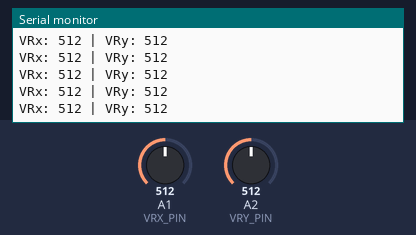
Recording of a sketch running on a simulated Arduino Uno, built with avr-gcc and run on an emulated ATmega328P. On the bench: the last lines printed to the serial monitor. Inputs (shaded band) come from the test bench; at power-on: A1 (VRX_PIN) = 512, A2 (VRY_PIN) = 512.

Above: at 1.2 s.
1.3 s: A1 (VRX_PIN) set to 716
At 1.31 s:
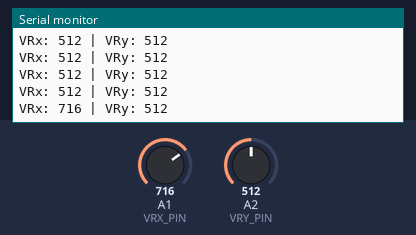
2.8 s: A2 (VRY_PIN) set to 716
At 2.82 s:
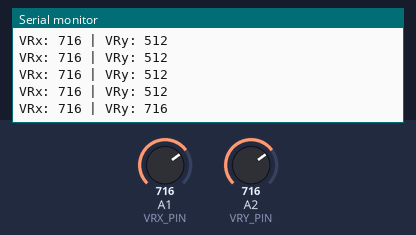
4.3 s: A1 (VRX_PIN) set to 900
At 4.33 s:
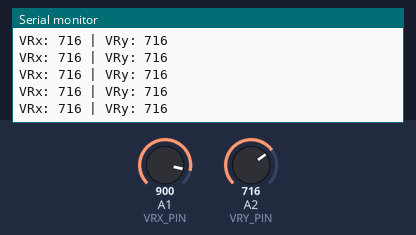
5.8 s: A2 (VRY_PIN) set to 900
At 5.85 s:
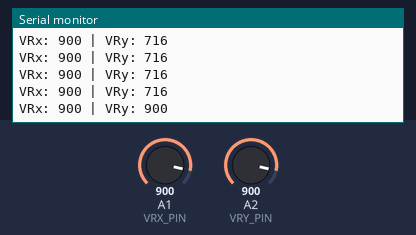
Timing chart, 0 to 8.3 s (numbered marks = the images above; inputs shaded):
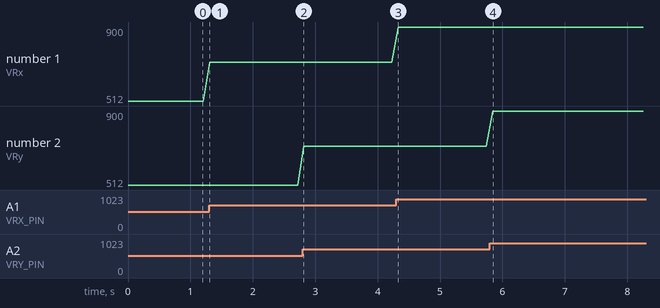

Measured:
- after the input at 1.3 s, the serial monitor: prints a new line at once (image 1)
- after the input at 2.8 s, the serial monitor: prints a new line at once (image 2)
- after the input at 5.8 s, the serial monitor: prints a new line at once (image 4)
- plotted number 1: 512 → 716 after the input at 1.3 s, 716 → 900 after the input at 4.3 s

The sketch:

JoyStick_Plotter.ino
```cpp
#define VRX_PIN 1
#define VRY_PIN 2

void setup() {
  Serial.begin(115200);
}

void loop() {
  int x = analogRead(VRX_PIN);
  int y = analogRead(VRY_PIN);

  Serial.print("VRx: ");
  Serial.print(x);

  Serial.print(" | VRy: ");
  Serial.println(y);

  delay(100);
}
```
